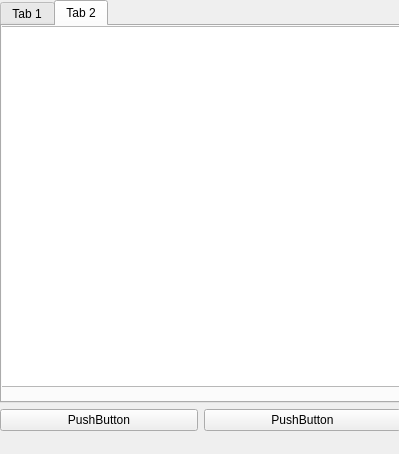
<?xml version="1.0" encoding="UTF-8"?>
<ui version="4.0">
 <class>MainWindow</class>
 <widget class="QMainWindow" name="MainWindow">
  <property name="geometry">
   <rect>
    <x>0</x>
    <y>0</y>
    <width>399</width>
    <height>454</height>
   </rect>
  </property>
  <property name="windowTitle">
   <string>MainWindow</string>
  </property>
  <widget class="QWidget" name="centralwidget">
   <widget class="QWidget" name="verticalLayoutWidget">
    <property name="geometry">
     <rect>
      <x>0</x>
      <y>0</y>
      <width>401</width>
      <height>431</height>
     </rect>
    </property>
    <layout class="QVBoxLayout" name="verticalLayout">
     <item>
      <widget class="QTabWidget" name="tabWidget">
       <property name="currentIndex">
        <number>1</number>
       </property>
       <widget class="QWidget" name="tab">
        <attribute name="title">
         <string>Tab 1</string>
        </attribute>
        <widget class="QListWidget" name="achiesList">
         <property name="geometry">
          <rect>
           <x>0</x>
           <y>0</y>
           <width>401</width>
           <height>361</height>
          </rect>
         </property>
        </widget>
       </widget>
       <widget class="QWidget" name="tab_2">
        <attribute name="title">
         <string>Tab 2</string>
        </attribute>
        <widget class="QListWidget" name="listWidget">
         <property name="geometry">
          <rect>
           <x>-10</x>
           <y>0</y>
           <width>411</width>
           <height>361</height>
          </rect>
         </property>
        </widget>
       </widget>
      </widget>
     </item>
     <item>
      <layout class="QHBoxLayout" name="horizontalLayout">
       <item>
        <widget class="QPushButton" name="importProfile">
         <property name="text">
          <string>PushButton</string>
         </property>
        </widget>
       </item>
       <item>
        <widget class="QPushButton" name="addAchie">
         <property name="text">
          <string>PushButton</string>
         </property>
        </widget>
       </item>
      </layout>
     </item>
    </layout>
   </widget>
  </widget>
  <widget class="QMenuBar" name="menubar">
   <property name="geometry">
    <rect>
     <x>0</x>
     <y>0</y>
     <width>399</width>
     <height>24</height>
    </rect>
   </property>
  </widget>
 </widget>
 <resources/>
 <connections/>
</ui>
